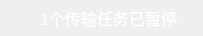
<?xml version="1.0" encoding="UTF-8"?>
<ui version="4.0">
 <class>QSubTransWidget</class>
 <widget class="QBaseWidget" name="QSubTransWidget">
  <property name="geometry">
   <rect>
    <x>0</x>
    <y>0</y>
    <width>202</width>
    <height>36</height>
   </rect>
  </property>
  <property name="windowTitle">
   <string>QSubTransWidget</string>
  </property>
  <property name="styleSheet">
   <string notr="true">QSubTransWidget{
	background-color: rgb(105, 182, 56);
}
QLabel{
	border:none;
}
QLabel#lblIcon{
	border-image: url(:/images/transport);
}
QLabel#lblText{
	font-size:16px;
	color:white;
}
QLabel#lblArrow{
	border-image:url(:/images/upArrow);
}
</string>
  </property>
  <layout class="QHBoxLayout" name="horizontalLayout">
   <property name="spacing">
    <number>2</number>
   </property>
   <property name="leftMargin">
    <number>8</number>
   </property>
   <property name="topMargin">
    <number>0</number>
   </property>
   <property name="rightMargin">
    <number>8</number>
   </property>
   <property name="bottomMargin">
    <number>0</number>
   </property>
   <item>
    <widget class="QLabel" name="lblIcon">
     <property name="sizePolicy">
      <sizepolicy hsizetype="Fixed" vsizetype="Fixed">
       <horstretch>0</horstretch>
       <verstretch>0</verstretch>
      </sizepolicy>
     </property>
     <property name="minimumSize">
      <size>
       <width>30</width>
       <height>30</height>
      </size>
     </property>
     <property name="text">
      <string/>
     </property>
     <property name="scaledContents">
      <bool>true</bool>
     </property>
    </widget>
   </item>
   <item>
    <widget class="QLabel" name="lblText">
     <property name="text">
      <string>1个传输任务已暂停</string>
     </property>
     <property name="scaledContents">
      <bool>true</bool>
     </property>
    </widget>
   </item>
   <item>
    <widget class="QLabel" name="lblArrow">
     <property name="sizePolicy">
      <sizepolicy hsizetype="Fixed" vsizetype="Fixed">
       <horstretch>0</horstretch>
       <verstretch>0</verstretch>
      </sizepolicy>
     </property>
     <property name="minimumSize">
      <size>
       <width>16</width>
       <height>20</height>
      </size>
     </property>
     <property name="text">
      <string/>
     </property>
     <property name="scaledContents">
      <bool>true</bool>
     </property>
    </widget>
   </item>
  </layout>
 </widget>
 <layoutdefault spacing="6" margin="11"/>
 <customwidgets>
  <customwidget>
   <class>QBaseWidget</class>
   <extends>QWidget</extends>
   <header>qbasewidget.h</header>
   <container>1</container>
  </customwidget>
 </customwidgets>
 <resources>
  <include location="../microlib.qrc"/>
 </resources>
 <connections/>
</ui>
